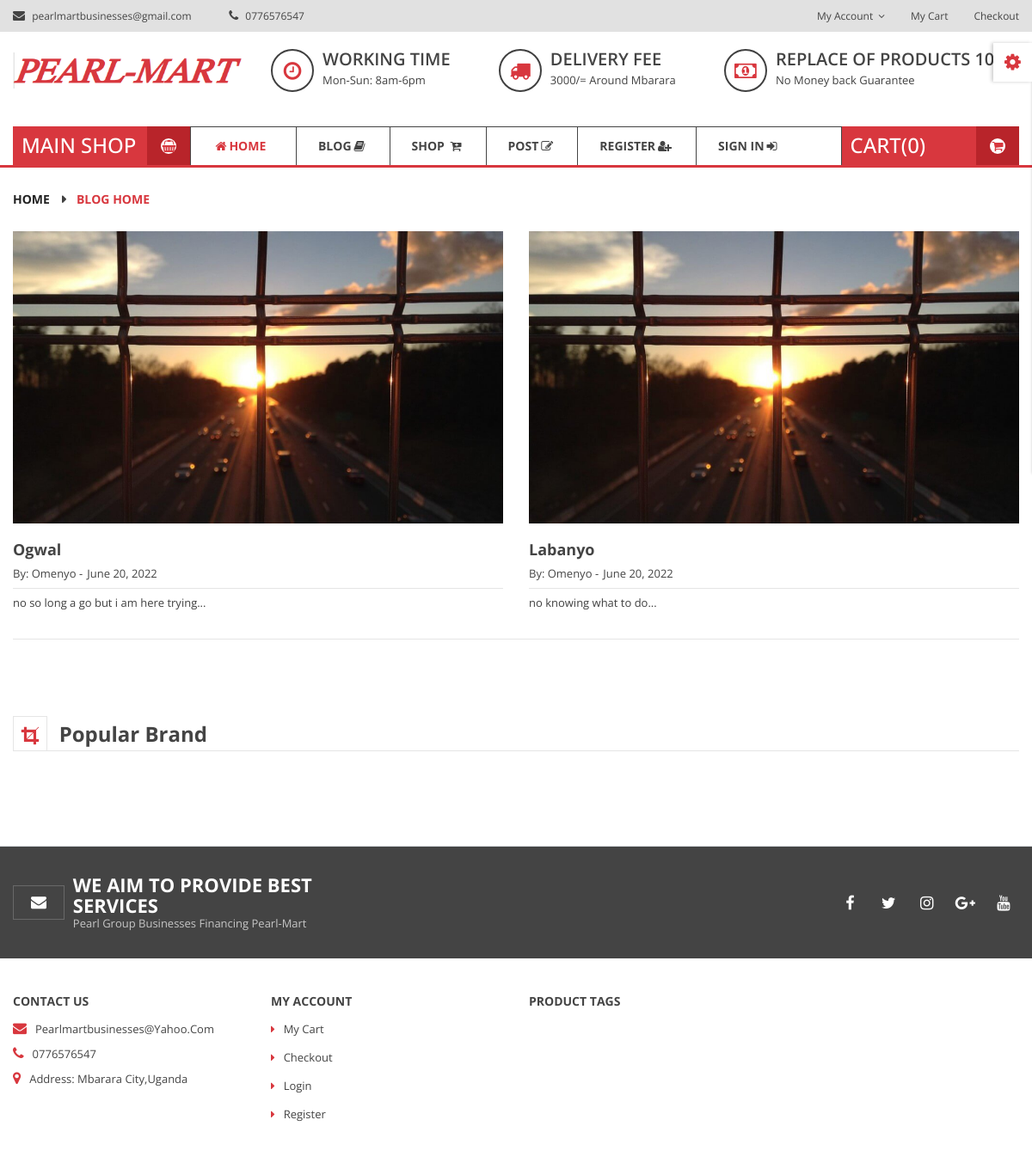
Screenshot of /blog/ with the database file from the repository.
### store/models/models.py (models this page shows, shortened)
class Post(models.Model):
    image=models.ImageField(upload_to='posts')
    author = models.ForeignKey(
        settings.AUTH_USER_MODEL, on_delete=models.CASCADE)
    title = models.CharField(max_length=100)
    content = models.TextField()
    liked = models.ManyToManyField(
        settings.AUTH_USER_MODEL, blank=True, related_name='liked')
    date_posted = models.DateTimeField(default=timezone.now)
    is_news=models.BooleanField(default=False)
    objects = PostManager()
    class Meta:
        ordering = ('-date_posted', )

### store/views/views.py (the view)
# urls.py: path('blog/', PostListView.as_view(), name='index'),
class PostListView(ListView):
    model = Post
    template_name = 'blog/index.html'
    context_object_name = 'posts'
    paginate_by = 5
    def get_queryset(self):
        try:
            keyword = self.request.GET['q']
        except:
            keyword = ''
        if (keyword != ''):
            object_list = self.model.objects.filter(
                Q(content__icontains=keyword) | Q(title__icontains=keyword))
        else:
            object_list = self.model.objects.all()
        return object_list

### store/templates/blog/index.html (shortened to what this page needs)
{% extends "base1.html" %}
{% load static %}
{% block body %}
        <div class="breadcrumb-area">
            <div class="container">
                <div class="row">
                    <div class="col-12">
                        <div class="breadcrumb-wrap">
                            <nav aria-label="breadcrumb">
                                <ul class="breadcrumb">
                                    <li class="breadcrumb-item"><a href="/homepage">Home</a></li>
                                    <li class="breadcrumb-item active" aria-current="page">Blog Home</li>
                                </ul>
                            </nav>
                        </div>
                    </div>
                </div>
            </div>
        </div>
        <div class="blog-main-wrapper">
            <div class="container">
                <div class="row">
                    <div class="col-lg-12">
                        <div class="blog-wrapper-inner">
                            <div class="row">
                              {% for post in posts %}
                                <div class="col-lg-6 col-md-6">
                                    <div class="blog-item mb-26">
                                        <div class="blog-thumb img-full fix">
                                            <a href="{% url 'post_detail' post.pk %}">
                                                <img src="{% static 'assets/img/blog/img_blog1.jpg' %}" alt="">
                                            </a>
                                        </div>
                                        <div class="blog-content">
                                            <h3><a href="{% url 'post_detail' post.pk %}">{{ post.title }}</a></h3>
                                            <div class="blog-meta">
                                                <span class="posted-author">by: {{ post.author }}</span>
                                                <span class="post-date">{{ post.date_posted|date:"F d, Y" }}</span>
                                            </div>
                                            <p>{{ post.content|safe|truncatewords:30 }}...</p>
                                        </div>
                                    </div>
                                </div>
                                 {% endfor %}
                            </div>
                        </div>
                        <div class="paginatoin-area text-center pt-30 pb-30">
                            <div class="row">
                                <div class="col-12">
                                </div>
                            </div>
                        </div>
                    </div>
                </div>
            </div>
        </div>
{% endblock %}

### static/css/styles.css (style rules this page uses)
body { font-family: Ubuntu, verdana, georgia, serif, sans-serif; }
a, a:hover, a:active, a:focus, a:visited { text-decoration: none; }

### static/assets/css/skin-default.css (style rules this page uses)
.header-call-action a:hover, .slick-arrow-style.slick-slider .slick-arrow:hover, .slick-append button:hover, .category-append button:hover, .section-title .title-icon, .color-switcher-inner .switcher-icon i, .header-top-area .header-call-action a:hover, .header-top-area .header-top-right ul li a:hover, .header-middle-right .header-middle-shipping .single-block-shipping .shipping-icon i, .header-middle-right .header-middle-block .header-mini-cart:hover .mini-cart-btn span.cart-notification, .header-middle-right .header-middle-block .header-mini-cart ul.cart-list li .cart-info h4 a:hover, .header-middle-right .header-middle-block .header-mini-cart ul.cart-list li .cart-info span, .header-middle-right .header-middle-block .header-mini-cart ul.cart-list li .del-icon:hover, .main-header-inner .category-toggle-wrap .category-toggle .cat-icon i, .main-header-inner .category-toggle-wrap nav.category-menu>ul>li .category-mega-menu>li>ul li a:hover, .main-header-inner .main-menu ul li:hover>a, .main-header-inner .main-menu ul li.active>a, .main-header-inner.header-2 .mini-cart2 .header-mini-cart ul.cart-list li .cart-info h4 a:hover, .main-header-inner.header-2 .mini-cart2 .header-mini-cart ul.cart-list li .cart-info span, .main-header-inner.header-2 .mini-cart2 .header-mini-cart ul.cart-list li .del-icon:hover, .category-tab ul.nav li i, .category-tab ul.nav li a:hover, .category-tab ul.nav li a.active, .sidebar-category ul li:hover a, .sidebar-widget-body ul li a:hover, .testimonial-item .testimonial-content h3 a:hover, .testimonial-style-2 .testimonial-item .testimonial-content h3 a:hover, .product-item .product-content h4 a:hover, .product-item .product-content .pricebox .regular-price, .product-list-item .product-list-content h3 a:hover, .product-list-item .product-list-content .pricebox .regular-price, .product-list-item .product-list-content .pricebox .old-price, .category-item .category-content h4 a:hover, .category-item .category-content .price-box .regular-price, .category-item .category-content .price-box .old-price, .paginatoin-area .pagination-box li a:hover, .paginatoin-area .pagination-box li.active a, .blog-item .blog-content h3 a:hover, .blog-item>a, .blog-item .blog-content .blog-details h3 a:hover, .blog-item .blog-content .blog-details .blog-meta a:hover, .blog-item .blog-content .blog-details .read-more:hover, .blog-item .tag-line a:hover, .comment-section ul li .comment-body .reply-btn a, .product-details-des h3 a:hover, .product-details-des h6 a:hover, .product-details-des .pricebox .regular-price, .product-details-des .customer-rev a:hover, .product-details-des .tag-line a:hover, .product-details-des .group-product-table td a:hover, .product-review-info .tab-content .review-description .tab-des h3, .checkoutaccordion h3 span, .forget-pwd, .custom-checkbox label a:hover, .custom-checkbox .custom-control-label a:hover, .custom-radio label a:hover, .custom-radio .custom-control-label a:hover, .cart-calculator-wrapper .cart-calculate-items .table tr td.total-amount, .compare-table .table tbody tr td.product-image-title .category, .compare-table .table tbody tr td.product-image-title .title:hover, .compare-table .table tbody tr td.pro-ratting i, .login-reg-form-wrap .login-reg-form-meta a, .myaccount-content .welcome a:hover, .myaccount-content .welcome strong, .team-member .team-content h6, .single-choose-item:hover i, .breadcrumb-wrap nav .breadcrumb .breadcrumb-item a:hover, .breadcrumb-wrap nav .breadcrumb .breadcrumb-item.active, .blog-sidebar .search-btn:hover i, .blog-sidebar .blog-archive li a:hover, .blog-sidebar .recent-post .recent-post-des span a:hover, .footer-widget .widget-body ul.location li i, .footer-widget .widget-body ul li a:hover, .footer-widget .widget-body ul li a:before, .footer-bottom-wrap .copyright-text p a { color: #d8373e !important; }

### rows the page displays
Post: title "Ogwal", author "Omenyo", date_posted "June 20, 2022", content "no so long a go but i am here trying"
Post: title "Labanyo", author "Omenyo", date_posted "June 20, 2022", content "no knowing what to do"

### other values shown
{{ request.session.cart.keys|length }} "0"
